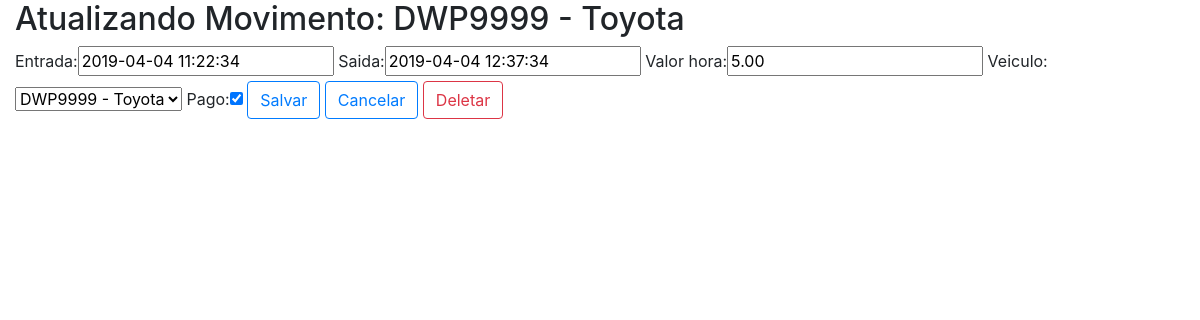
Page /core/mov_rotativos-update/10 on the committed database.
### core/models.py (models this page shows, shortened)
class MovtoRotativo(models.Model):
    entrada = models.DateTimeField(auto_now=False)
    saida = models.DateTimeField(auto_now=False, null=True, blank=True)
    valor_hora = models.DecimalField(max_digits=5, decimal_places=2)
    veiculo = models.ForeignKey('Veiculo', on_delete=models.CASCADE)
    pago = models.BooleanField(default=False)
    def __str__(self):
        return f'{self.veiculo}'

class Veiculo(models.Model):
    proprietario = models.ForeignKey('Pessoa', on_delete=models.CASCADE)
    marca = models.ForeignKey('Marca', on_delete=models.CASCADE)
    placa = models.CharField(max_length=10)
    cor = models.ForeignKey('CorVeiculo', on_delete=models.CASCADE)
    observacoes = models.TextField(blank=True)
    def __str__(self):
        return f'{self.placa} - {self.marca}'

class Marca(models.Model):
    descricao = models.CharField(max_length=30)
    def __str__(self):
        return f'{self.descricao}'

### core/views.py (the view)
def mov_rotativo_update(request, id):
    dados = {}
    mov = MovtoRotativo.objects.get(id=id)
    form = MovtoRotativoForm(request.POST or None, instance=mov)
    dados['mov'] = mov
    dados['form'] = form
    if request.method == 'POST':
        if form.is_valid():
            form.save()
            return redirect('core_lista_mov_rotativos')
    else:
        return render(request, 'core/update_mov_rotativo.html', dados)

### core/forms.py
class MovtoRotativoForm(ModelForm):
    class Meta:
        model = MovtoRotativo
        fields = '__all__'

### core/templates/core/update_mov_rotativo.html (shortened to what this page needs)
{% extends "base.html" %}
{% load bootstrap %}
{% block main %}
    <div class="row">
        <div class="col">
            <h2>Atualizando Movimento: {{ mov }}</h2>
            <form action="{% url 'core_mov_rotativo_update' mov.id %}" method="POST">
                {{ form|bootstrap }}
                <button type="submit" class="btn btn-outline-primary">Salvar</button>
                <a href="{% url 'core_lista_mov_rotativos' %}" class="btn btn-outline-primary">Cancelar</a>
                <a href="{% url 'core_mov_rotativo_delete' mov.id %}" class="btn btn-outline-danger">Deletar</a>
            </form>
        </div>
    </div>
{% endblock main %}

### rows in the picture
MovtoRotativo: veiculo.descricao "DWP9999 - Toyota", entrada "2019-04-04 11:22:34", saida "2019-04-04 12:37:34", valor_hora "5.00", veiculo "DWP9999 - Toyota", pago "☑"
